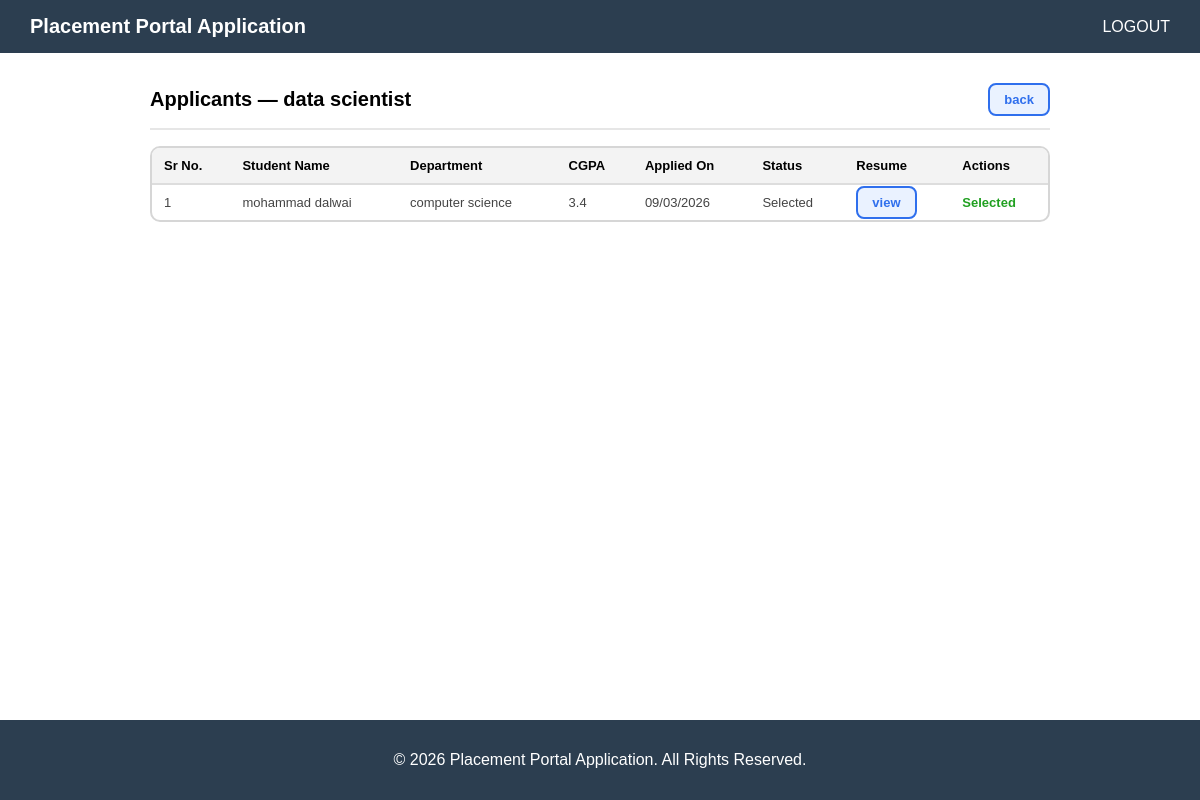
The app's page /company_dashboard/applicants/1 (signed in) with its own data.
### app.py (models this page shows)
class Placement_Drive(db.Model):
    __tablename__ = "placement_drive"
    id = db.Column(db.Integer, primary_key=True)
    date_posted = db.Column(db.DateTime, default=datetime.utcnow, nullable=False)
    status = db.Column(db.String(50), nullable=False, default="Pending")
    verified = db.Column(db.String(50), nullable = False, default="In Review")
    job_title = db.Column(db.String(50), nullable=False)
    job_description = db.Column(db.String(500), nullable=False)
    eligibility_criteria = db.Column(db.String(500), nullable=False)
    application_deadline = db.Column(db.DateTime, nullable=False)
    company_id = db.Column(
        db.Integer, db.ForeignKey("company.id", ondelete="CASCADE"),
        nullable=False, index=True
    )
    company = db.relationship("Company", back_populates="drives")
    applications = db.relationship(
        "Application",
        back_populates="drive",
        cascade="all, delete-orphan"
    )

class Application(db.Model):
    __tablename__ = "applications"
    id = db.Column(db.Integer, primary_key=True)
    student_id = db.Column(
        db.Integer, db.ForeignKey("student.id", ondelete="CASCADE"),
        nullable=False, index=True
    )
    drive_id = db.Column(
        db.Integer, db.ForeignKey("placement_drive.id", ondelete="CASCADE"),
        nullable=False, index=True
    )
    applied_at = db.Column(db.DateTime, default=datetime.utcnow, nullable=False)
    status = db.Column(db.String(20), default="applied", nullable=False, index=True)
    student = db.relationship("Student", back_populates="applications")
    drive = db.relationship("Placement_Drive", back_populates="applications")
    __table_args__ = (
        db.UniqueConstraint("student_id", "drive_id", name="uq_student_drive"),
    )

class Student(db.Model):
    __tablename__ = "student"
    id = db.Column(db.Integer, primary_key=True)
    student_iid = db.Column(db.String(30), unique=True, nullable=False)
    f_name = db.Column(db.String(50), nullable=False)
    l_name = db.Column(db.String(50), nullable=False)
    department = db.Column(db.String(150), nullable=False)
    cgpa = db.Column(db.Float, nullable=False)
    batch_year = db.Column(db.Integer, nullable=False)
    placed = db.Column(db.Boolean, default=False, nullable=False)
    resume = db.Column(db.String(200), nullable=True)
    user_id = db.Column(
        db.Integer, db.ForeignKey("users.id", ondelete="CASCADE"),
        nullable=False, unique=True
    )
    user = db.relationship("User", back_populates="student_profile")
    applications = db.relationship(
        "Application",
        back_populates="student",
        cascade="all, delete-orphan"
    )

### app.py (the view)
@app.route('/company_dashboard/applicants/<int:drive_id>')
def comp_view_applicants(drive_id):
    user_id = session.get('id')
    if not user_id:
        return redirect(url_for('login'))
    drive = Placement_Drive.query.filter_by(id = drive_id).first()
    applications = Application.query.filter_by(drive_id = drive_id).all()
    return render_template("comp_applicants.html", drive=drive, applications=applications)

### templates/comp_applicants.html (shortened to what this page needs)
{% extends "base.html" %}
{% block content %}
<div class="page">
  <div class="header">
    <h2>Applicants — {{ drive.job_title }}</h2>
    <a href="{{ url_for('company_dashboard') }}" class="btn">back</a>
  </div>
  {% if applications %}
    <div class="table-wrap">
      <table>
        <thead>
          <tr>
            <th>Sr No.</th>
            <th>Student Name</th>
            <th>Department</th>
            <th>CGPA</th>
            <th>Applied On</th>
            <th>Status</th>
            <th>Resume</th>
            <th>Actions</th>
          </tr>
        </thead>
        <tbody>
          {% for app in applications %}
            <tr>
              <td>{{ loop.index }}</td>
              <td>{{ app.student.f_name }} {{ app.student.l_name }}</td>
              <td>{{ app.student.department }}</td>
              <td>{{ app.student.cgpa }}</td>
              <td>{{ app.applied_at.strftime('%d/%m/%Y') }}</td>
              <td>{{ app.status | capitalize }}</td>
              <td>
                    {% if app.student.resume %}
                        <a href="/static/resumes/{{ app.student.resume }}" target="_blank" class="btn">view</a>
                    {% else %}
                        <span style="color:#999;">none</span>
                    {% endif %}
              </td>
              <td>
                <div class="actions">
                    {% if app.status == 'applied' %}
                    <a href="{{ url_for('update_app_status', app_id=app.id, status='Shortlisted') }}" class="btn btn-green">shortlist</a>
                    <a href="{{ url_for('update_app_status', app_id=app.id, status='Rejected') }}" class="btn btn-red">reject</a>
                    {% elif app.status == 'Shortlisted' %}
                    <a href="{{ url_for('update_app_status', app_id=app.id, status='Selected') }}" class="btn btn-green">select</a>
                    <a href="{{ url_for('update_app_status', app_id=app.id, status='Rejected') }}" class="btn btn-red">reject</a>
                    {% elif app.status == 'Selected' %}
                    <span style="color: #20a020; font-weight: 600; font-size: 13px;">Selected</span>
                    {% elif app.status == 'Rejected' %}
                    <span style="color: #cc0000; font-weight: 600; font-size: 13px;">Rejected</span>
                    {% endif %}
                </div>
              </td>
            </tr>
          {% endfor %}
        </tbody>
      </table>
    </div>
  {% else %}
    <p style="color:#999; font-size:14px;">no applications yet for this drive.</p>
  {% endif %}
</div>
{% endblock %}

### templates/base.html (style rules this page uses)
body { margin: 0; font-family: Arial, sans-serif; }

### templates/comp_applicants.html (style rules this page uses)
.page { max-width: 900px; margin: 30px auto; padding: 0 16px 60px; }
.header { display: flex; justify-content: space-between; align-items: center; margin-bottom: 16px; padding-bottom: 12px; border-bottom: 2px solid #e6e6e6; }
.header h2 { font-size: 20px; margin: 0; }
.btn { padding: 7px 14px; border-radius: 8px; border: 2px solid #2f6fed; background: #eaf2ff; color: #2f6fed; font-size: 13px; font-weight: 600; text-decoration: none; }
.table-wrap { border: 2px solid #d6d6d6; border-radius: 10px; overflow: hidden; background: #fff; }
table { width: 100%; border-collapse: collapse; }
thead th { background: #f3f3f3; padding: 10px 12px; text-align: left; font-size: 13px; border-bottom: 2px solid #ddd; }
tbody td { padding: 10px 12px; font-size: 13px; border-bottom: 1px solid #eee; color: #444; }
tbody tr:last-child td { border-bottom: none; }
.actions { display: flex; gap: 6px; flex-wrap: wrap; }

### records on screen
Placement_Drive: job_title "data scientist"
Application: student.f_name "mohammad", student.l_name "dalwai", student.department "computer science", student.cgpa "3.4", applied_at "09/03/2026", status "Selected"
